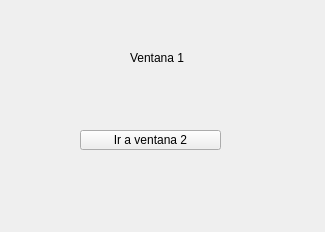
<?xml version="1.0" encoding="UTF-8"?>
<ui version="4.0">
 <class>Form</class>
 <widget class="QWidget" name="Form">
  <property name="geometry">
   <rect>
    <x>0</x>
    <y>0</y>
    <width>325</width>
    <height>232</height>
   </rect>
  </property>
  <property name="windowTitle">
   <string>Form</string>
  </property>
  <widget class="QLabel" name="label">
   <property name="geometry">
    <rect>
     <x>130</x>
     <y>50</y>
     <width>81</width>
     <height>16</height>
    </rect>
   </property>
   <property name="text">
    <string>Ventana 1</string>
   </property>
  </widget>
  <widget class="QPushButton" name="pushButton">
   <property name="geometry">
    <rect>
     <x>80</x>
     <y>130</y>
     <width>141</width>
     <height>20</height>
    </rect>
   </property>
   <property name="text">
    <string>Ir a ventana 2</string>
   </property>
  </widget>
 </widget>
 <resources/>
 <connections/>
</ui>
